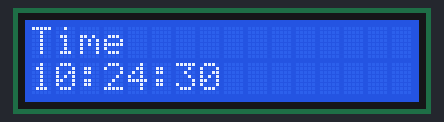
Simulated run of this sketch. Board: Arduino Uno, built with avr-gcc and run on an emulated ATmega328P. Shown: 16×2 character LCD. The local clock reads 2024-03-15 10:24:30 at power-on unless the sketch sets it.

Above: at 0.1 s.
At 4.1 s:
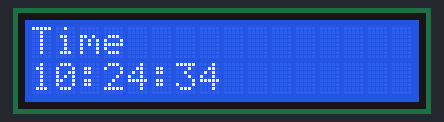
At 9.1 s:
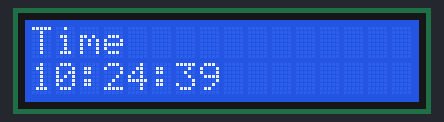
At 19.2 s:
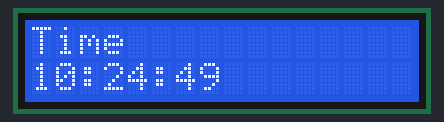
At 28.2 s:
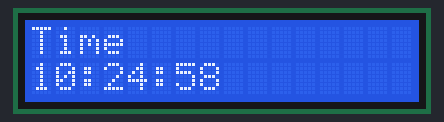
At 38.2 s:
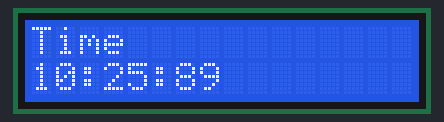

Measured:
- what the display in image 1 shows lasts 1.0 s, from 4.1 s to 5.1 s

The sketch:

clock.ino
```cpp
#include <Wire.h>
#include "RTClib.h"
#include <LiquidCrystal.h>


RTC_DS1307 rtc;
// Connections: Sainsmart LCD/Keypad shield
LiquidCrystal lcd(8, 9, 4, 5, 6, 7);

void setup()
{
  //Serial.begin(9600);
  Wire.begin();
  rtc.begin();

  //setup the LCD
  lcd.begin(16, 2);
  lcd.setCursor(0,0);
  lcd.print("Time");
  //debug the rtc
   if (! rtc.isrunning())
   {
      //Serial.println("RTC is NOT running!");
      // following line sets the RTC to the date & time this sketch was compiled
      rtc.adjust(DateTime(__DATE__, __TIME__));
    }
}

void loop()
{
DateTime now = rtc.now();
//read temperature and output via LCD
lcd.setCursor(0,1);
lcd.print(now.hour(), DEC);
lcd.setCursor(2,1);
lcd.print(":");
lcd.setCursor(3,1);
lcd.print(now.minute(), DEC);
lcd.setCursor(5,1);
lcd.print(":");
lcd.setCursor(6,1);
lcd.print(now.second(), DEC);
delay(1000);
}
```
